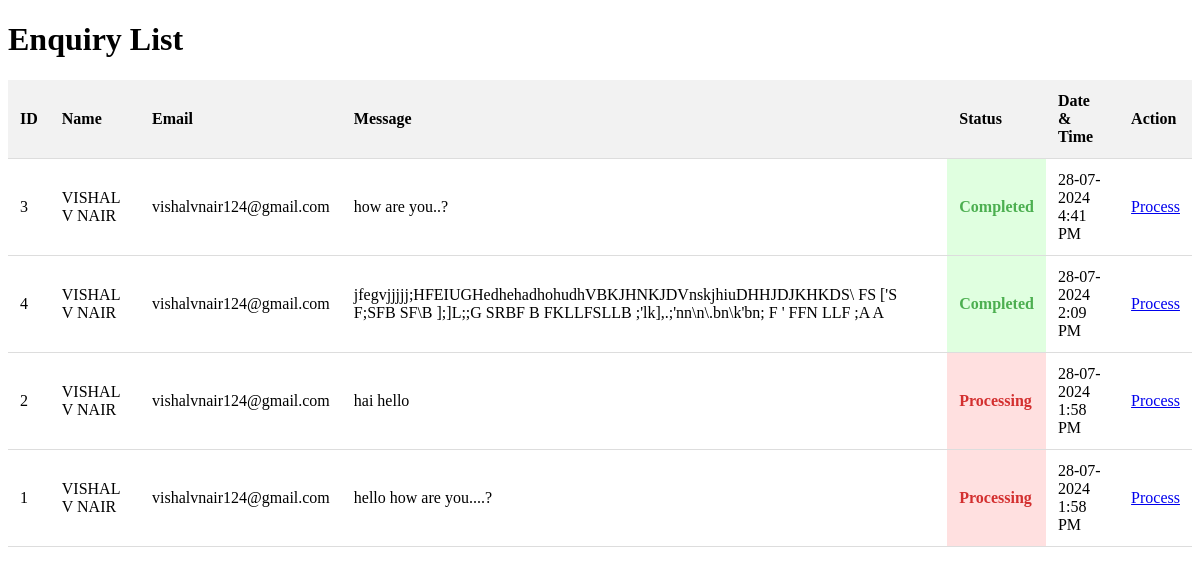
Screenshot of /admin/enquiry.php with the database file from the repository.
### tables this page shows
CREATE TABLE `enquiry` (
  `enquiry_id` int(11) NOT NULL,
  `enquirer_name` varchar(30) NOT NULL,
  `enquirer_email` varchar(30) NOT NULL,
  `enquirer_message` varchar(200) NOT NULL,
  `enquiry_time` timestamp NOT NULL DEFAULT current_timestamp() ON UPDATE current_timestamp(),
  `enquiry_status` int(11) NOT NULL DEFAULT 0
);

### admin/enquiry.php (the view, shortened to what this page needs)
<?php
include '../common/connection.php';
$sql = "SELECT * FROM enquiry ORDER BY enquiry_time DESC";
$result = $conn->query($sql);
function getStatusLabel($status)
{
    return $status == 1 ? 'Completed' : 'Processing';
}
function getStatusClass($status)
{
    return $status == 1 ? 'status-completed' : 'status-processing';
}
?>
<!DOCTYPE html>
<html lang="en">
<head>
</head>
<body>
    <h1>Enquiry List</h1>
    <table>
        <thead>
            <tr>
                <th>ID</th>
                <th>Name</th>
                <th>Email</th>
                <th>Message</th>
                <th>Status</th>
                <th>Date & Time</th>
                <th>Action</th>
            </tr>
        </thead>
        <tbody>
            <?php if ($result->num_rows > 0) : ?>
                <?php while ($row = $result->fetch_assoc()) : ?>
                    <tr>
                        <td><?php echo htmlspecialchars($row['enquiry_id']); ?></td>
                        <td><?php echo htmlspecialchars($row['enquirer_name']); ?></td>
                        <td><?php echo htmlspecialchars($row['enquirer_email']); ?></td>
                        <td><?php echo htmlspecialchars($row['enquirer_message']); ?></td>
                        <td class="<?php echo getStatusClass($row['enquiry_status']); ?>">
                            <?php echo getStatusLabel($row['enquiry_status']); ?>
                        </td>
                        <td><?php echo date("d-m-Y g:i A", strtotime($row['enquiry_time'])); ?></td>
                        <td>
                            <a href="process_enquiry.php?id=<?php echo $row['enquiry_id']; ?>">Process</a>
                        </td>
                    </tr>
                <?php endwhile; ?>
            <?php else : ?>
                <tr>
                    <td colspan="7">No enquiries found.</td>
                </tr>
            <?php endif; ?>
        </tbody>
    </table>
</body>
</html>

### admin/enquiry.php (style rules this page uses)
table { width: 100%; border-collapse: collapse; }
th, td { padding: 12px; text-align: left; border-bottom: 1px solid #ddd; }
th { background-color: #f2f2f2; }
.status-processing { background-color: #ffe0e0; color: #d32f2f; font-weight: bold; }
.status-completed { background-color: #e0ffe0; color: #4caf50; font-weight: bold; }

### rows the page displays
enquiry: enquiry_id "3", enquirer_name "VISHAL V NAIR", enquirer_email "vishalvnair124@gmail.com", enquirer_message "how are you..?", enquiry_status "Completed", enquiry_time "28-07-2024 4:41 PM"
enquiry: enquiry_id "4", enquirer_name "VISHAL V NAIR", enquirer_email "vishalvnair124@gmail.com", enquirer_message "jfegvjjjjj;HFEIUGHedhehadhohudhVBKJHNKJDVnskjhiuDHHJDJKHKDS\\ FS ['S F;SFB SF\\B ];]L;;G SRBF B FKLLFSLLB ;'lk],.;'nn\\n\\.bn\\k'bn; F ' FFN LLF ;A A", enquiry_status "Completed", enquiry_time "28-07-2024 2:09 PM"
enquiry: enquiry_id "2", enquirer_name "VISHAL V NAIR", enquirer_email "vishalvnair124@gmail.com", enquirer_message "hai hello", enquiry_status "Processing", enquiry_time "28-07-2024 1:58 PM"
enquiry: enquiry_id "1", enquirer_name "VISHAL V NAIR", enquirer_email "vishalvnair124@gmail.com", enquirer_message "hello how are you....?", enquiry_status "Processing", enquiry_time "28-07-2024 1:58 PM"
